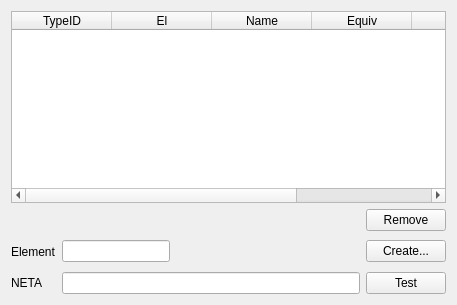
     <widget class="QWidget" name="FFETypesTab">
      <attribute name="title">
       <string>Types</string>
      </attribute>
      <attribute name="toolTip">
       <string>Atomtype definitions</string>
      </attribute>
      <layout class="QVBoxLayout" name="verticalLayout_6">
       <item>
        <widget class="QTableWidget" name="FFEditorTypesTable">
         <property name="selectionMode">
          <enum>QAbstractItemView::SingleSelection</enum>
         </property>
         <property name="selectionBehavior">
          <enum>QAbstractItemView::SelectRows</enum>
         </property>
         <column>
          <property name="text">
           <string>TypeID</string>
          </property>
         </column>
         <column>
          <property name="text">
           <string>El</string>
          </property>
         </column>
         <column>
          <property name="text">
           <string>Name</string>
          </property>
         </column>
         <column>
          <property name="text">
           <string>Equiv</string>
          </property>
         </column>
         <column>
          <property name="text">
           <string>NETA</string>
          </property>
         </column>
         <column>
          <property name="text">
           <string>Description</string>
          </property>
         </column>
        </widget>
       </item>
       <item>
        <layout class="QHBoxLayout">
         <property name="spacing">
          <number>6</number>
         </property>
         <property name="margin">
          <number>0</number>
         </property>
         <item>
          <spacer>
           <property name="orientation">
            <enum>Qt::Horizontal</enum>
           </property>
           <property name="sizeHint" stdset="0">
            <size>
             <width>40</width>
             <height>20</height>
            </size>
           </property>
          </spacer>
         </item>
         <item>
          <widget class="QPushButton" name="RemoveTypeButton">
           <property name="text">
            <string>Remove</string>
           </property>
           <property name="autoDefault">
            <bool>false</bool>
           </property>
          </widget>
         </item>
        </layout>
       </item>
       <item>
        <layout class="QGridLayout">
         <property name="margin">
          <number>0</number>
         </property>
         <property name="spacing">
          <number>6</number>
         </property>
         <item row="1" column="3">
          <widget class="QPushButton" name="FFEditorTestTypeButton">
           <property name="text">
            <string>Test</string>
           </property>
           <property name="autoDefault">
            <bool>false</bool>
           </property>
          </widget>
         </item>
         <item row="0" column="2">
          <spacer>
           <property name="orientation">
            <enum>Qt::Horizontal</enum>
           </property>
           <property name="sizeHint" stdset="0">
            <size>
             <width>184</width>
             <height>29</height>
            </size>
           </property>
          </spacer>
         </item>
         <item row="0" column="1">
          <widget class="QLineEdit" name="FFEditorElementEdit">
           <property name="maximumSize">
            <size>
             <width>128</width>
             <height>16777215</height>
            </size>
           </property>
          </widget>
         </item>
         <item row="1" column="0">
          <widget class="QLabel" name="label_2">
           <property name="text">
            <string>NETA</string>
           </property>
          </widget>
         </item>
         <item row="0" column="0">
          <widget class="QLabel" name="label">
           <property name="text">
            <string>Element</string>
           </property>
          </widget>
         </item>
         <item row="1" column="1" colspan="2">
          <widget class="QLineEdit" name="FFEditorTypeEdit">
           <property name="maximumSize">
            <size>
             <width>16777215</width>
             <height>16777215</height>
            </size>
           </property>
          </widget>
         </item>
         <item row="0" column="3">
          <widget class="QPushButton" name="pushButton">
           <property name="text">
            <string>Create...</string>
           </property>
           <property name="autoDefault">
            <bool>false</bool>
           </property>
          </widget>
         </item>
        </layout>
       </item>
      </layout>
     </widget>
